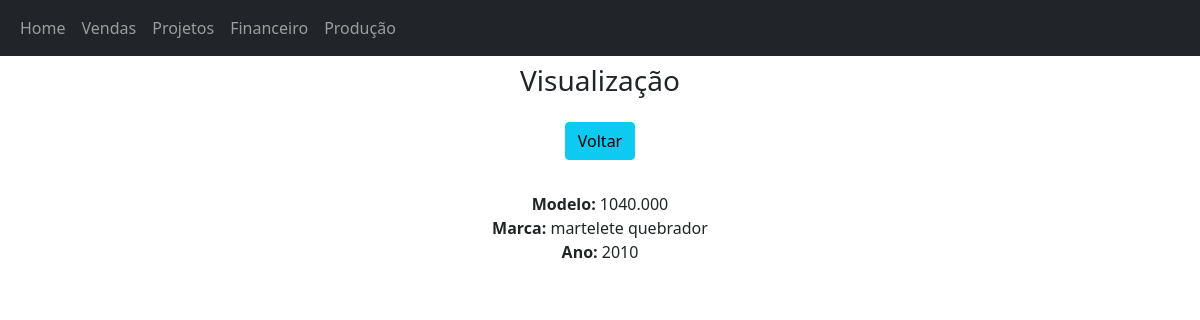
Screenshot of /view/18/ with the database file from the repository.
### app/models.py (models this page shows)
class Carros(models.Model):
    modelo = models.CharField(max_length=150)
    marca = models.CharField(max_length=100)
    ano = models.IntegerField()

### app/views.py (the view)
# urls.py: path('view/<int:pk>/', view, name='view'),
def view(request, pk):
    data = {}
    data['db'] = Carros.objects.get(pk=pk)
    return render(request, 'view.html', data)

### app/templates/view.html (shortened to what this page needs)
<!DOCTYPE html>
<html lang="pt-br">
<head>
    <link rel="stylesheet "href="https://cdn.jsdelivr.net/npm/bootstrap@5.1.3/dist/css/bootstrap.min.css" rel="stylesheet">
</head>
<nav class="navbar navbar-expand-lg navbar-dark bg-dark">
    <div class="container-fluid">
      <div class="collapse navbar-collapse" id="navbarNavAltMarkup">
        <div class="navbar-nav">
          <a class="nav-link" href="/">Home</a>
          <a class="nav-link" href="/vendas/">Vendas</a>
          <a class="nav-link" href="/projetos/">Projetos</a>
          <a class="nav-link" href="/financeiro">Financeiro</a>
          <a class="nav-link" href="/producao">Produção</a>
        </div>
      </div>
    </div>
  </nav>
<body>
    <div class="col-8 m-auto pt-2 pb-2 text-center">
        <h3>Visualização</h3>
    </div>
    <div class="col-8 m-auto pt-2 pb-2 text-center">
        <a href="/" class="btn btn-info">Voltar</a>
    </div>
    <div class="col-8 m-auto pt-4 pb-2 text-center">
        <strong>Modelo: </strong>{{db.modelo}}<br>
        <strong>Marca: </strong>{{db.marca}}<br>
        <strong>Ano: </strong>{{db.ano}}<br>
    </div>
</body>
</html>

### rows the page displays
Carros: modelo "1040.000", marca "martelete quebrador", ano "2010"
